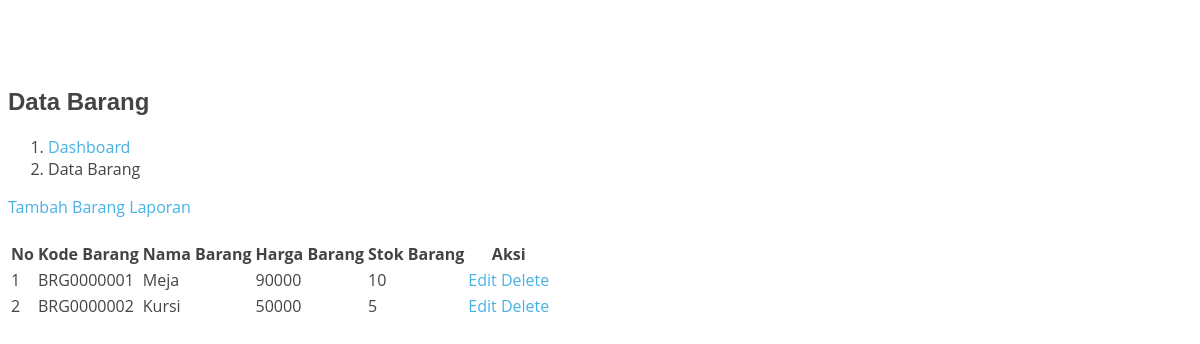
/pages/barang/barang.php, run on the app's committed database.
### tables this page shows
CREATE TABLE `tb_barang` (
  `id_barang` varchar(10) NOT NULL,
  `nama_barang` varchar(30) NOT NULL,
  `harga_barang` varchar(30) NOT NULL,
  `stok_barang` varchar(30) NOT NULL
);

### pages/barang/tampil.php (the view)
<h1 class="mt-4">Data Barang</h1>
    <ol class="breadcrumb mb-4">
        <li class="breadcrumb-item"><a href="index.php">Dashboard</a></li>
        <li class="breadcrumb-item active">Data Barang</li>
    </ol>
<div class="col-sm-50 col-12 text-right m-b-30">
    <div class="d-flex justify-content-end">
        <a href="index.php?page=barang&aksi=tambah" class="btn btn-primary btn-rounded" title="Tambah Data"><i class="fa fa-plus"></i> Tambah Barang</a>
        <a href="../laporan/laporan_pegawai.php" target="_blank" class="btn btn-success btn-rounded" title="Laporan"><i class="fa fa-print"></i> Laporan</a>
    </div>
</div>
<br>
    <div class="row">
        <div class="col-md-12">
            <div class="panel panel-default">
                <div class="panel-body">
                    <div class="table-responsive">
                        <table class="table table-striped table-bordered custom-table mb-0 table-hover" id="dataTables-example">
                            <thead>
                            <tr>
                                <th>No</th>
                                <th>Kode Barang</th>
                                <th>Nama Barang</th>
                                <th>Harga Barang</th>
                                <th>Stok Barang</th>
                                <th class="text-right">Aksi</th>
                            </tr>
                            </thead>
                            <tbody>
                            <?php
                            $query = mysqli_query($koneksi,"SELECT * FROM tb_barang ORDER BY id_barang ASC ");
                            $no = 1;
                            while ($data = @mysqli_fetch_array($query))
                            {
                            ?>
                            <tr>
                                <td><?php echo $no ?></td>
                                <td><?php echo $data['id_barang'] ;?></td>
                                <td><?php echo $data['nama_barang'] ;?></td>
                                <td><?php echo $data['harga_barang'] ;?></td>
                                <td><?php echo $data['stok_barang'] ;?></td>
                                <td class="text-right">
                                     <a class="dropdown-item" href="index.php?page=barang&aksi=edit&id=<?php echo $data['id_barang']; ?>"><i class="fa fa-pencil m-r-5"></i> Edit</a>
                                     <a class="dropdown-item" href="index.php?page=barang&aksi=hapus&id=<?php echo $data['id_barang']; ?>"><i class="fa fa-trash-o m-r-5"></i> Delete</a>
        </td>
                            </tr>
                            <?php
                            $no++;
                            };
                            ?>
                        </tbody>
                        </table>
                    </div>
                </div>
            </div>
        </div>
    </div>

### Template1/assets/css/style.css (style rules this page uses)
a { color: #47b2e4; text-decoration: none; }
h1, h2, h3, h4, h5, h6 { font-family: "Jost", sans-serif; }

### data on the page
tb_barang: id_barang "BRG0000001", nama_barang "Meja", harga_barang "90000", stok_barang "10"
tb_barang: id_barang "BRG0000002", nama_barang "Kursi", harga_barang "50000", stok_barang "5"
